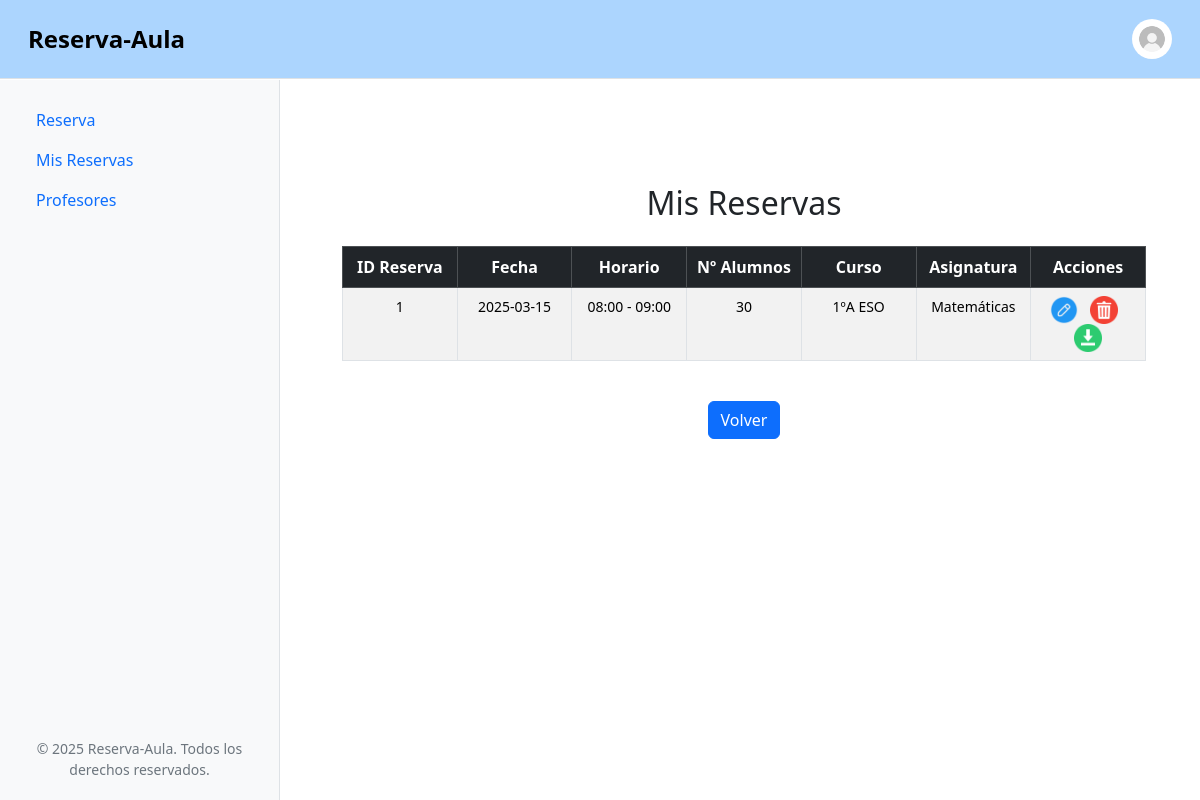
Before: /src/mis-reservas.php (signed in) with the older database file.
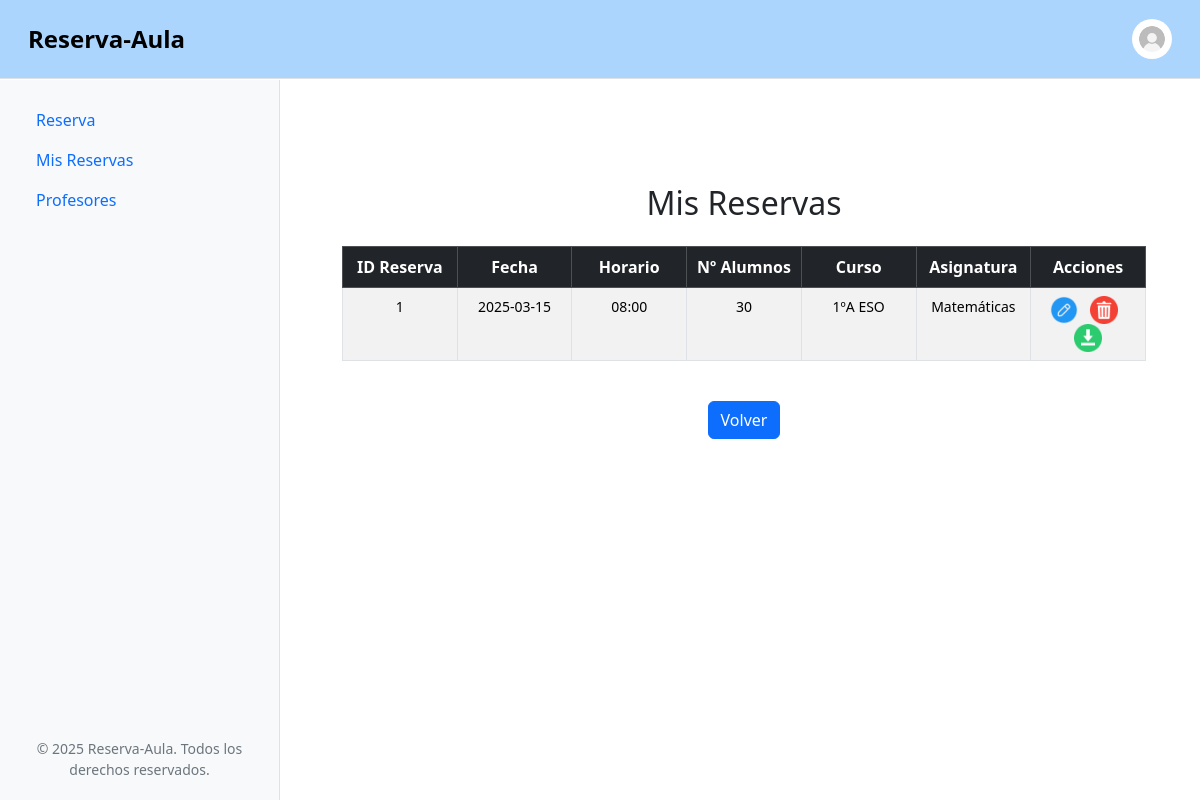
After: the same page with the newer database file.
### tables this page shows
CREATE TABLE Reservas (
    IdReserva INT AUTO_INCREMENT,
    Fecha DATE NOT NULL,
    NumAlumnos INT NOT NULL CHECK (NumAlumnos > 0),
    IdCurso INT NOT NULL,
    IdAsignatura INT NOT NULL,
    IdProfesor INT NOT NULL,
    PRIMARY KEY (IdReserva),
    FOREIGN KEY (IdCurso, IdAsignatura, IdProfesor) REFERENCES Profesor_Curso_Asignatura(IdCurso, IdAsignatura, IdProfesor) ON DELETE CASCADE
);

CREATE TABLE Tramos (
    IdTramo INT AUTO_INCREMENT,
    Horario VARCHAR(50) NOT NULL,
    PRIMARY KEY (IdTramo)
);

CREATE TABLE Cursos (
    IdCurso INT AUTO_INCREMENT,
    Nombre VARCHAR(50) NOT NULL,
    NumAlumnos INT NOT NULL CHECK (NumAlumnos >= 0),
    PRIMARY KEY (IdCurso)
);

CREATE TABLE Asignaturas (
    IdAsignatura INT AUTO_INCREMENT PRIMARY KEY,
    Nombre VARCHAR(50) NOT NULL
);

### src/mis-reservas.php (the view, shortened to what this page needs)
<?php
require_once 'includes/header.php';
require_once 'includes/conexion.php';
$idProfesor = $_SESSION['profesor']['IdProfesor'];
$sql = "SELECT R.IdReserva, R.Fecha, R.NumAlumnos, C.Nombre AS Curso, A.Nombre AS Asignatura, T.Horario
        FROM Reservas R
        INNER JOIN Cursos C ON R.IdCurso = C.IdCurso
        INNER JOIN Asignaturas A ON R.IdAsignatura = A.IdAsignatura
        LEFT JOIN Reserva_Tramos RT ON R.IdReserva = RT.IdReserva
        LEFT JOIN Tramos T ON RT.IdTramo = T.IdTramo
        WHERE R.IdProfesor = ?";
$stmt = $db->prepare($sql);
$stmt->bind_param("i", $idProfesor);
$stmt->execute();
$result = $stmt->get_result();
?>
    <div class="container mt-5">
        <h2 class="mb-4 text-center">Mis Reservas</h2>
        <?php if ($result->num_rows > 0): ?>
            <div class="table-responsive">
                <table class="table table-hover table-striped table-bordered text-center">
                    <thead class="table-dark">
                        <tr>
                            <th>ID Reserva</th>
                            <th>Fecha</th>
                            <th>Horario</th>
                            <th>Nº Alumnos</th>
                            <th>Curso</th>
                            <th>Asignatura</th>
                            <th>Acciones</th>
                        </tr>
                    </thead>
                    <tbody>
                        <?php while ($row = $result->fetch_assoc()){ ?>
                            <tr>
                                <td><?= htmlspecialchars($row['IdReserva']) ?></td>
                                <td><?= htmlspecialchars($row['Fecha']) ?></td>
                                <td><?= htmlspecialchars($row['Horario']) ?></td>
                                <td><?= htmlspecialchars($row['NumAlumnos']) ?></td>
                                <td><?= htmlspecialchars($row['Curso']) ?></td>
                                <td><?= htmlspecialchars($row['Asignatura']) ?></td>
                                <td>
                                    <a href="editar-reserva.php?id=<?= $row['IdReserva'] ?>" title="Editar" class="me-2">
                                        <img src="assets/img/editar.png" alt="Editar" width="28">
                                    </a>
                                    <a href="acciones/borrar-reserva.php?id=<?= $row['IdReserva'] ?>" title="Borrar" class="me-2" onclick="return confirm('¿Estás seguro de que deseas eliminar esta reserva?');">
                                        <img src="assets/img/borrar.png" alt="Borrar" width="28">
                                    </a>
                                    <a href="descargar-reserva.php?id=<?= $row['IdReserva'] ?>" title="Descargar PDF">
                                        <img src="assets/img/descargar.png" alt="Descargar PDF" width="28">
                                    </a>
                                </td>
                            </tr>
                        <?php } ?>
                    </tbody>
                </table>
            </div>
        <?php else:?>
            <p class="alert alert-warning text-center">No tienes reservas registradas.</p>
        <?php endif; ?>
        <div class="text-center mt-4">
            <a href="./reserva.php" class="btn btn-primary">Volver</a>
        </div>
    </div>
</body>
</html>
<?php require_once './includes/footer.php'; ?>

### src/includes/header.php (shortened to what this page needs)
<!DOCTYPE html>
<html lang="es">
<head>
    <link href="https://cdn.jsdelivr.net/npm/bootstrap@5.3.3/dist/css/bootstrap.min.css" rel="stylesheet">
    <link rel="stylesheet" href="assets/css/style.css">
</head>
<body>
    <div>
        <header class="navbar navbar-expand-lg border-bottom">
            <div class="container-fluid">
                <a class="navbar-brand fw-bold fs-4" href="./reserva.php">Reserva-Aula</a>
                <div class="dropdown ms-auto">
                    <a href="#" class="d-block text-decoration-none " data-bs-toggle="dropdown">
                        <img src="<?= $_SESSION['profesor']['ImgPerfilURL'] ?>" alt="Perfil" width="40" height="40" class="rounded-circle">
                    </a>
                </div>
            </div>
        </header>
        <div class="sidebar-lg d-none d-lg-flex flex-column">
            <ul class="nav nav-pills flex-column">
                <li class="nav-item"><a class="nav-link" href="./reserva.php">Reserva</a></li>
                <li class="nav-item"><a class="nav-link" href="./mis-reservas.php">Mis Reservas</a></li>
                <li class="nav-item"><a class="nav-link" href="./profesores.php">Profesores</a></li>
            </ul>
            <div class="sidebar-footer">
                © 2025 Reserva-Aula. Todos los derechos reservados.
            </div>
        </div>
        <div class="container mt-5 pt-4 content-lg">

### src/includes/footer.php (shortened to what this page needs)
</body>
</html>

### src/assets/css/style.css (style rules this page uses)
.container { margin-top: 80px !important; padding-bottom: 50px; }
.navbar { background: rgb(172 213 254); position: fixed; top: 0; left: 0; right: 0; width: 100%; z-index: 1000; padding: 1rem !important; }
.sidebar-lg { width: 280px; height: 90vh; position: fixed; top: 80px; left: 0; z-index: 900; background-color: #f8f9fa; padding: 20px; border-right: 1px solid #dee2e6; display: flex; flex-direction: column; justify-content: space-between; box-sizing: border-box; }
.sidebar-lg .nav { margin-bottom: 1rem; }
.sidebar-lg .sidebar-footer { text-align: center; color: #6c757d; font-size: 0.875rem; }
.content-lg { padding-left: 300px; box-sizing: border-box; }

### src/mis-reservas.php (style rules this page uses)
.table-responsive { overflow-x: auto; }
a { text-decoration: none; color: inherit; }
th, td { max-width: 200px; word-wrap: break-word; overflow: hidden; }
.table { table-layout: fixed; }
th { padding: 10px; font-size: 16px; }
td { padding: 8px; font-size: 14px; }

Changed rows visible on the page:
changed through a linked row, reservas "1ºA ESO": tramos.Horario "08:00 - 09:00" → "08:00"
